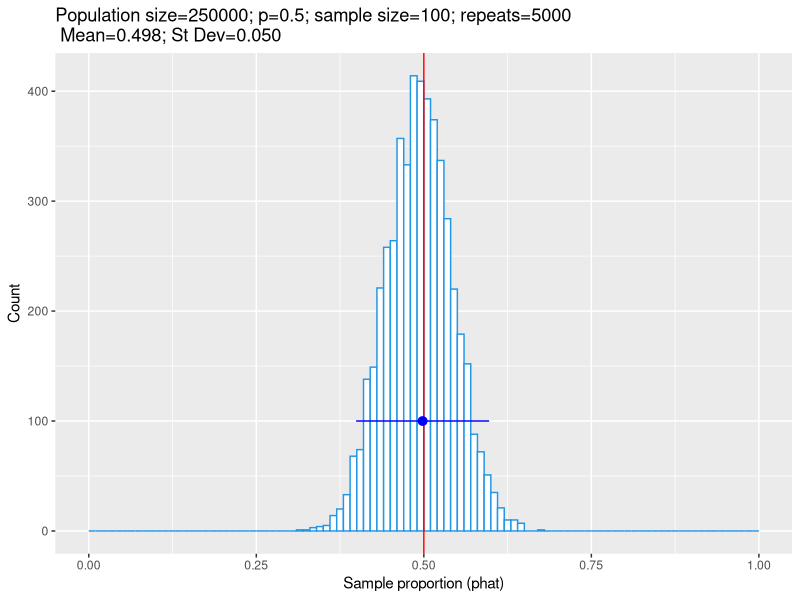
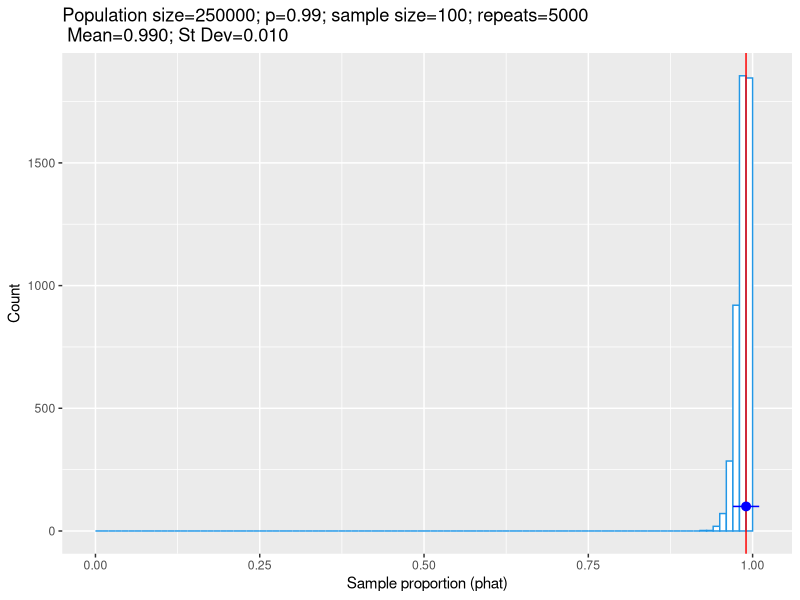
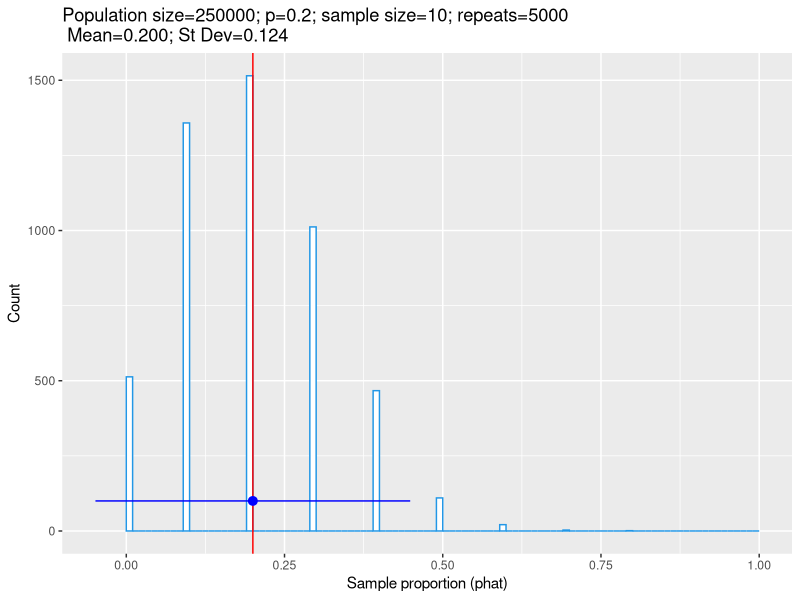
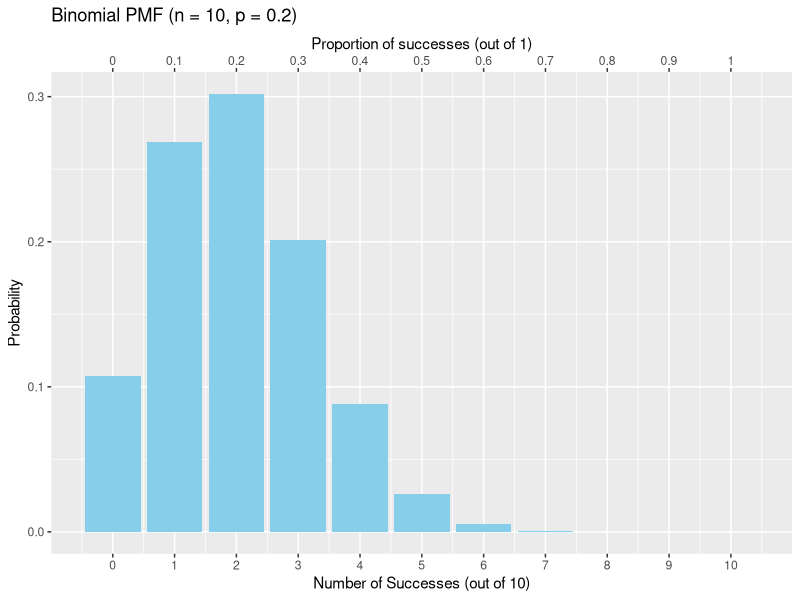

These figures' R source, in order:
library(ggplot2)

# ---- 2b. What would happen if ... ----

sample_phat_fn <- function(pop, n) {
  sampled_entries <- sample(pop, size = n)
  phat <- sum(sampled_entries == "support") / n
  return(phat)
}

sample_plot_sampling_dist_fn <- function(pop_N,pop_proportion,sample_size,K,
                                         sample_phat_fn){
  # Create the new population
  population <- c(rep("support", pop_proportion*pop_N), rep("not", (1-pop_proportion)*pop_N))
  
  # Run the experiment K times
  simulation <- replicate(K, sample_phat_fn(population, n=sample_size))
  
  # mean and standard deviation of sampling distribution
  m = mean(simulation)
  s = sd(simulation)
  
  # plot the Histogram of phat values
  title <- sprintf("Population size=%s; p=%s; sample size=%s; repeats=%s\n Mean=%.3f; St Dev=%.3f", 
                   pop_N, pop_proportion, sample_size,K,m,s)  
  
  ggplot(data=data.frame(simulation), aes(x=simulation)) +
    geom_histogram(breaks=seq(0,1,0.01), color=4, fill="white") +
    geom_vline(aes(xintercept=pop_proportion), color="red") +
    annotate("pointrange", x=m, xmin=m-2*s,xmax=m+2*s,y=K/50, color="blue") +
    labs(title=title, x="Sample proportion (phat)", y="Count")
}

sample_plot_sampling_dist_fn(250000, 0.5, 100, 5000, sample_phat_fn)
sample_plot_sampling_dist_fn(250000, 0.99, 100, 5000, sample_phat_fn)
sample_plot_sampling_dist_fn(250000, 0.2, 10, 5000, sample_phat_fn)


# Does this distribution look familiar? It is just like Binomial(10,0.2)!

# Plot a binomial PMF and add another x axis for proportions
n_binom <- 10
p_binom = 0.2
binom_outcomes <- 0:n_binom
binom_pmf <- dbinom(binom_outcomes, size = n_binom, prob = p_binom)
binom_pmf_df <- data.frame(
  successes = binom_outcomes,
  probability = binom_pmf
)

p <- ggplot(binom_pmf_df, aes(x = successes, y = probability)) +
  geom_bar(stat = "identity", fill = "skyblue") +
  labs(title = paste0("Binomial PMF (n = ", n_binom, ", p = ", p_binom, ")"),
       x = "Number of Successes (out of 10)",
       y = "Probability")

# Create a new axis: 0 to 10, matching the 0-1 scale
axis_vals <- seq(0, 1, by=0.1)
axis_labels <- as.character(axis_vals)
# Convert 0-1 to 0-10 scale for positioning
axis_breaks <- axis_vals * 10

# Add the secondary axis using ggplot2's sec_axis
p2 <- p + scale_x_continuous(breaks = binom_outcomes,
  sec.axis = sec_axis(~ . , name = "Proportion of successes (out of 1)", breaks = axis_breaks, labels = axis_labels)
)

print(p2)
#ggsave("sampling_dist_of_phat.png", p2, width = 4, height = 2.5, units = "in")
